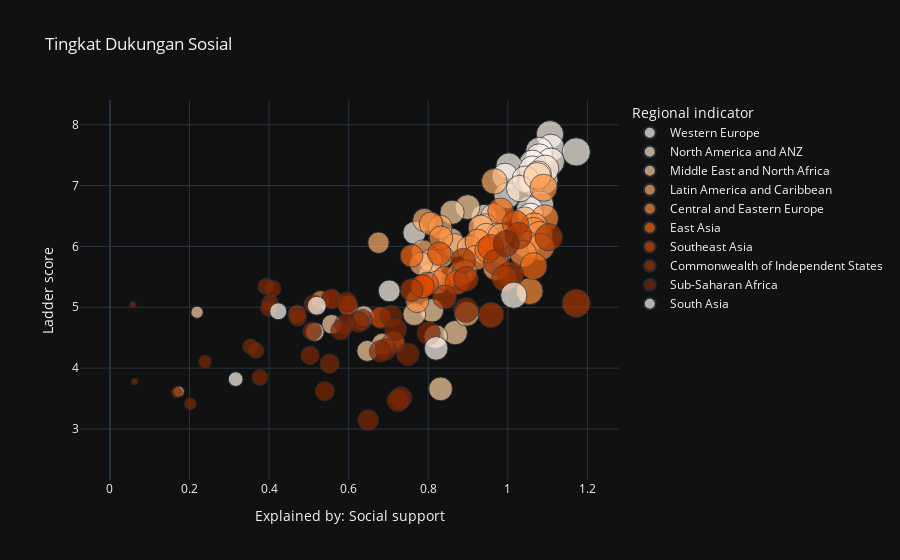

Write notebook code for a chart like this one.
### Markdown cell above
### Terbukti indonesia merupakan tingkat kemurahan hati yang paling tinggi dan sangat ramah

### Code cell
fig = px.scatter(df, x="Explained by: Social support", y="Ladder score", 
                color="Regional indicator", 
                color_discrete_sequence = px.colors.sequential.Oranges, 
                template = 'plotly_dark',
                size = 'Explained by: Social support',
                hover_name="Country name",
                title="Tingkat Dukungan Sosial")
fig.show()

### Figure 1 — Plotly figure (JSON) as saved in the notebook; plotly's stock layout.template omitted (floating-point values rounded to 4 significant figures)
{"data": [{"hovertemplate": "<b>%{hovertext}</b><br><br>Regional indicator=Western Europe<br>Explained by: Social support=%{marker.size}<br>Ladder score=%{y}<extra></extra>", "hovertext": ["Finland", "Denmark", "Switzerland", "Iceland", "Netherlands", "Norway", "Sweden", "Luxembourg", "Austria", "Germany", "Ireland", "United Kingdom", "Belgium", "France", "Malta", "Spain", "Italy", "Cyprus", "Portugal", "Greece", "North Cyprus"], "legendgroup": "Western Europe", "marker": {"color": "rgb(255,245,235)", "size": [1.106, 1.108, 1.079, 1.172, 1.079, 1.108, 1.062, 1.003, 1.062, 0.993, 1.092, 1.062, 0.998, 1.081, 1.055, 1.057, 0.94, 0.765, 0.939, 0.811, 0.806], "sizemode": "area", "sizeref": 0.00293, "symbol": "circle"}, "mode": "markers", "name": "Western Europe", "orientation": "v", "showlegend": true, "type": "scatter", "x": [1.106, 1.108, 1.079, 1.172, 1.079, 1.108, 1.062, 1.003, 1.062, 0.993, 1.092, 1.062, 0.998, 1.081, 1.055, 1.057, 0.94, 0.765, 0.939, 0.811, 0.806], "xaxis": "x", "y": [7.842, 7.62, 7.571, 7.554, 7.464, 7.392, 7.363, 7.324, 7.268, 7.155, 7.085, 7.064, 6.834, 6.69, 6.602, 6.491, 6.483, 6.223, 5.929, 5.723, 5.536], "yaxis": "y"}, {"hovertemplate": "<b>%{hovertext}</b><br><br>Regional indicator=North America and ANZ<br>Explained by: Social support=%{marker.size}<br>Ladder score=%{y}<extra></extra>", "hovertext": ["New Zealand", "Australia", "Canada", "United States"], "legendgroup": "North America and ANZ", "marker": {"color": "rgb(254,230,206)", "size": [1.094, 1.076, 1.044, 1.03], "sizemode": "area", "sizeref": 0.00293, "symbol": "circle"}, "mode": "markers", "name": "North America and ANZ", "orientation": "v", "showlegend": true, "type": "scatter", "x": [1.094, 1.076, 1.044, 1.03], "xaxis": "x", "y": [7.277, 7.183, 7.103, 6.951], "yaxis": "y"}, {"hovertemplate": "<b>%{hovertext}</b><br><br>Regional indicator=Middle East and North Africa<br>Explained by: Social support=%{marker.size}<br>Ladder score=%{y}<extra></extra>", "hovertext": ["Israel", "Bahrain", "United Arab Emirates", "Saudi Arabia", "Kuwait", "Libya", "Turkey", "Morocco", "Algeria", "Iraq", "Iran", "Tunisia", "Lebanon", "Palestinian Territories", "Jordan", "Egypt", "Yemen"], "legendgroup": "Middle East and North Africa", "marker": {"color": "rgb(253,208,162)", "size": [1.074, 0.899, 0.86, 0.964, 0.857, 0.821, 0.809, 0.219, 0.765, 0.638, 0.557, 0.515, 0.868, 0.819, 0.685, 0.647, 0.831], "sizemode": "area", "sizeref": 0.00293, "symbol": "circle"}, "mode": "markers", "name": "Middle East and North Africa", "orientation": "v", "showlegend": true, "type": "scatter", "x": [1.074, 0.899, 0.86, 0.964, 0.857, 0.821, 0.809, 0.219, 0.765, 0.638, 0.557, 0.515, 0.868, 0.819, 0.685, 0.647, 0.831], "xaxis": "x", "y": [7.157, 6.647, 6.561, 6.494, 6.106, 5.41, 4.948, 4.918, 4.887, 4.854, 4.721, 4.596, 4.584, 4.517, 4.395, 4.283, 3.658], "yaxis": "y"}, {"hovertemplate": "<b>%{hovertext}</b><br><br>Regional indicator=Latin America and Caribbean<br>Explained by: Social support=%{marker.size}<br>Ladder score=%{y}<extra></extra>", "hovertext": ["Costa Rica", "Guatemala", "Uruguay", "Brazil", "Mexico", "Jamaica", "Panama", "Chile", "El Salvador", "Colombia", "Nicaragua", "Argentina", "Honduras", "Peru", "Ecuador", "Bolivia", "Paraguay", "Dominican Republic", "Venezuela", "Haiti"], "legendgroup": "Latin America and Caribbean", "marker": {"color": "rgb(253,174,107)", "size": [0.966, 0.79, 1.042, 0.944, 0.83, 0.932, 0.976, 0.946, 0.675, 0.866, 0.904, 0.98, 0.787, 0.833, 0.806, 0.782, 0.97, 0.879, 0.897, 0.173], "sizemode": "area", "sizeref": 0.00293, "symbol": "circle"}, "mode": "markers", "name": "Latin America and Caribbean", "orientation": "v", "showlegend": true, "type": "scatter", "x": [0.966, 0.79, 1.042, 0.944, 0.83, 0.932, 0.976, 0.946, 0.675, 0.866, 0.904, 0.98, 0.787, 0.833, 0.806, 0.782, 0.97, 0.879, 0.897, 0.173], "xaxis": "x", "y": [7.069, 6.435, 6.431, 6.33, 6.317, 6.309, 6.18, 6.172, 6.061, 6.012, 5.972, 5.929, 5.919, 5.84, 5.764, 5.716, 5.653, 5.545, 4.892, 3.615], "yaxis": "y"}, {"hovertemplate": "<b>%{hovertext}</b><br><br>Regional indicator=Central and Eastern Europe<br>Explained by: Social support=%{marker.size}<br>Ladder score=%{y}<extra></extra>", "hovertext": ["Czech Republic", "Slovenia", "Kosovo", "Slovakia", "Lithuania", "Estonia", "Poland", "Romania", "Serbia", "Latvia", "Hungary", "Croatia", "Bosnia and Herzegovina", "Montenegro", "Bulgaria", "Albania", "North Macedonia"], "legendgroup": "Central and Eastern Europe", "marker": {"color": "rgb(253,141,60)", "size": [1.09, 1.093, 0.807, 1.066, 1.065, 1.079, 0.982, 0.832, 0.924, 1.047, 1.083, 1.039, 0.919, 0.891, 1.055, 0.529, 0.772], "sizemode": "area", "sizeref": 0.00293, "symbol": "circle"}, "mode": "markers", "name": "Central and Eastern Europe", "orientation": "v", "showlegend": true, "type": "scatter", "x": [1.09, 1.093, 0.807, 1.066, 1.065, 1.079, 0.982, 0.832, 0.924, 1.047, 1.083, 1.039, 0.919, 0.891, 1.055, 0.529, 0.772], "xaxis": "x", "y": [6.965, 6.461, 6.372, 6.331, 6.255, 6.189, 6.166, 6.14, 6.078, 6.032, 5.992, 5.882, 5.813, 5.581, 5.266, 5.117, 5.101], "yaxis": "y"}, {"hovertemplate": "<b>%{hovertext}</b><br><br>Regional indicator=East Asia<br>Explained by: Social support=%{marker.size}<br>Ladder score=%{y}<extra></extra>", "hovertext": ["Taiwan Province of China", "Japan", "South Korea", "Mongolia", "Hong Kong S.A.R. of China", "China"], "legendgroup": "East Asia", "marker": {"color": "rgb(241,105,19)", "size": [0.982, 0.949, 0.758, 1.065, 0.841, 0.785], "sizemode": "area", "sizeref": 0.00293, "symbol": "circle"}, "mode": "markers", "name": "East Asia", "orientation": "v", "showlegend": true, "type": "scatter", "x": [0.982, 0.949, 0.758, 1.065, 0.841, 0.785], "xaxis": "x", "y": [6.584, 5.94, 5.845, 5.677, 5.477, 5.339], "yaxis": "y"}, {"hovertemplate": "<b>%{hovertext}</b><br><br>Regional indicator=Southeast Asia<br>Explained by: Social support=%{marker.size}<br>Ladder score=%{y}<extra></extra>", "hovertext": ["Singapore", "Thailand", "Philippines", "Vietnam", "Malaysia", "Indonesia", "Laos", "Cambodia", "Myanmar"], "legendgroup": "Southeast Asia", "marker": {"color": "rgb(217,72,1)", "size": [1.019, 0.957, 0.828, 0.873, 0.797, 0.786, 0.598, 0.68, 0.713], "sizemode": "area", "sizeref": 0.00293, "symbol": "circle"}, "mode": "markers", "name": "Southeast Asia", "orientation": "v", "showlegend": true, "type": "scatter", "x": [1.019, 0.957, 0.828, 0.873, 0.797, 0.786, 0.598, 0.68, 0.713], "xaxis": "x", "y": [6.377, 5.985, 5.88, 5.411, 5.384, 5.345, 5.03, 4.83, 4.426], "yaxis": "y"}, {"hovertemplate": "<b>%{hovertext}</b><br><br>Regional indicator=Commonwealth of Independent States<br>Explained by: Social support=%{marker.size}<br>Ladder score=%{y}<extra></extra>", "hovertext": ["Uzbekistan", "Kazakhstan", "Moldova", "Kyrgyzstan", "Belarus", "Russia", "Tajikistan", "Armenia", "Azerbaijan", "Turkmenistan", "Georgia", "Ukraine"], "legendgroup": "Commonwealth of Independent States", "marker": {"color": "rgb(166,54,3)", "size": [1.027, 1.103, 0.888, 0.971, 1.007, 0.992, 0.895, 0.758, 0.841, 1.172, 0.47, 0.958], "sizemode": "area", "sizeref": 0.00293, "symbol": "circle"}, "mode": "markers", "name": "Commonwealth of Independent States", "orientation": "v", "showlegend": true, "type": "scatter", "x": [1.027, 1.103, 0.888, 0.971, 1.007, 0.992, 0.895, 0.758, 0.841, 1.172, 0.47, 0.958], "xaxis": "x", "y": [6.179, 6.152, 5.766, 5.744, 5.534, 5.477, 5.466, 5.283, 5.171, 5.066, 4.891, 4.875], "yaxis": "y"}, {"hovertemplate": "<b>%{hovertext}</b><br><br>Regional indicator=Sub-Saharan Africa<br>Explained by: Social support=%{marker.size}<br>Ladder score=%{y}<extra></extra>", "hovertext": ["Mauritius", "Congo (Brazzaville)", "Ivory Coast", "Cameroon", "Senegal", "Ghana", "Niger", "Gambia", "Benin", "Guinea", "South Africa", "Gabon", "Burkina Faso", "Mozambique", "Nigeria", "Mali", "Uganda", "Liberia", "Kenya", "Namibia", "Chad", "Swaziland", "Comoros", "Ethiopia", "Mauritania", "Madagascar", "Togo", "Zambia", "Sierra Leone", "Burundi", "Tanzania", "Malawi", "Lesotho", "Botswana", "Rwanda", "Zimbabwe"], "legendgroup": "Sub-Saharan Africa", "marker": {"color": "rgb(127,39,4)", "size": [0.996, 0.392, 0.409, 0.556, 0.558, 0.595, 0.402, 0.511, 0.058, 0.399, 0.895, 0.707, 0.472, 0.634, 0.625, 0.59, 0.718, 0.58, 0.508, 0.801, 0.353, 0.693, 0.367, 0.679, 0.749, 0.503, 0.239, 0.552, 0.377, 0.062, 0.54, 0.168, 0.731, 0.724, 0.202, 0.649], "sizemode": "area", "sizeref": 0.00293, "symbol": "circle"}, "mode": "markers", "name": "Sub-Saharan Africa", "orientation": "v", "showlegend": true, "type": "scatter", "x": [0.996, 0.392, 0.409, 0.556, 0.558, 0.595, 0.402, 0.511, 0.058, 0.399, 0.895, 0.707, 0.472, 0.634, 0.625, 0.59, 0.718, 0.58, 0.508, 0.801, 0.353, 0.693, 0.367, 0.679, 0.749, 0.503, 0.239, 0.552, 0.377, 0.062, 0.54, 0.168, 0.731, 0.724, 0.202, 0.649], "xaxis": "x", "y": [6.049, 5.342, 5.306, 5.142, 5.132, 5.088, 5.074, 5.051, 5.045, 4.984, 4.956, 4.852, 4.834, 4.794, 4.759, 4.723, 4.636, 4.625, 4.607, 4.574, 4.355, 4.308, 4.289, 4.275, 4.227, 4.208, 4.107, 4.073, 3.849, 3.775, 3.623, 3.6, 3.512, 3.467, 3.415, 3.145], "yaxis": "y"}, {"hovertemplate": "<b>%{hovertext}</b><br><br>Regional indicator=South Asia<br>Explained by: Social support=%{marker.size}<br>Ladder score=%{y}<extra></extra>", "hovertext": ["Nepal", "Maldives", "Bangladesh", "Pakistan", "Sri Lanka", "India", "Afghanistan"], "legendgroup": "South Asia", "marker": {"color": "rgb(255,245,235)", "size": [0.702, 1.015, 0.52, 0.423, 0.82, 0.316, 0], "sizemode": "area", "sizeref": 0.00293, "symbol": "circle"}, "mode": "markers", "name": "South Asia", "orientation": "v", "showlegend": true, "type": "scatter", "x": [0.702, 1.015, 0.52, 0.423, 0.82, 0.316, 0], "xaxis": "x", "y": [5.269, 5.198, 5.025, 4.934, 4.325, 3.819, 2.523], "yaxis": "y"}], "layout": {"legend": {"itemsizing": "constant", "title": {"text": "Regional indicator"}, "tracegroupgap": 0}, "title": {"text": "Tingkat Dukungan Sosial"}, "xaxis": {"anchor": "y", "domain": [0, 1], "title": {"text": "Explained by: Social support"}}, "yaxis": {"anchor": "x", "domain": [0, 1], "title": {"text": "Ladder score"}}}}
